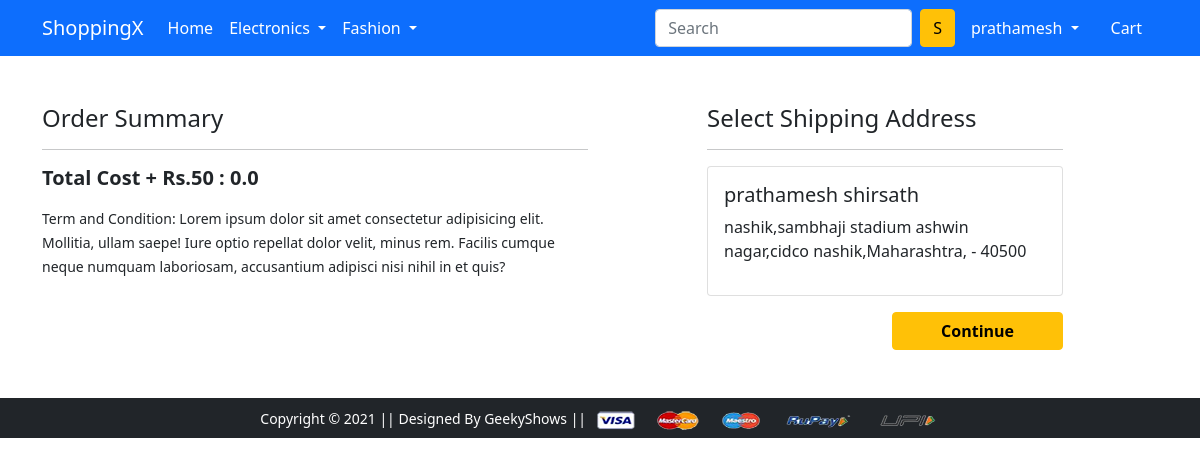
The app's page /checkout/ (signed in) with its own data.
### app/models.py (models this page shows)
class Customer(models.Model):
    user = models.ForeignKey(User,on_delete=models.CASCADE)
    name = models.CharField(max_length=200)
    locality = models.CharField(max_length=200)
    city = models.CharField(max_length=200)
    zipcode = models.CharField(max_length=10, blank=True, null=True)
    state = models.CharField(choices=STATE_CHOICES,max_length=50)
    def __str__(self) -> str:
        return str(self.id)

### app/views.py (the view)
# urls.py: path('checkout/', views.checkout, name='checkout'),
def checkout(request):
    user=request.user
    address= Customer.objects.filter(user=user)
    print(address)
    cart_items = Cart.objects.filter(user=user)
    amount = 0.0
    shipping_amount = 50
    total_amount = 0.0
    cart_product = [p for p in Cart.objects.all() if p.user ==request.user]
    if cart_product:
        for p in cart_product:
          tempamount = (p.quantity * float(p.product.discounted_price))
          amount +=tempamount
        total_amount = amount+shipping_amount
    return render(request, 'app/checkout.html',{'address':address,'total_amount':total_amount,'amount':amount,'cart_items':cart_items})

### app/templates/app/checkout.html (shortened to what this page needs)
{% extends 'app/base.html' %}
{% load static %}
{% block main-content %}
<div class="container">
 <div class="row mt-5">
  <div class="col-sm-6">
    <h4>Order Summary</h4>
    <hr>
    <h5><p class="fw-bold">Total Cost + Rs.50 :  {{total_amount}}</p></h5>
    <small>Term and Condition: Lorem ipsum dolor sit amet consectetur adipisicing elit. Mollitia, ullam saepe! Iure optio repellat dolor velit, minus rem. Facilis cumque neque numquam laboriosam, accusantium adipisci nisi nihil in et quis?</small>
  </div>
  <div class="col-sm-4 offset-sm-1">
    <h4>Select Shipping Address</h4>
    <hr>
    <form action="/paymentdone">
    {% for ad  in address %}
      <div class="card">
        <div class="card-body">
        <h5>{{ad.name }}</h5>
        <p>{{ad.city }},{{ad.locality}},{{ad.state}}, - {{ad.zipcode}}</p>
        </div>
      </div>
    {% endfor %}
        <div class="text-end">
          <button type="submit" class="btn btn-warning mt-3 px-5 fw-bold">Continue</button>
        </div>
      </form>
    </div>
  </div>
</div>
{% endblock main-content %}

### app/templates/app/base.html (shortened to what this page needs)
<!doctype html>
{% load static %}
<html lang="en">
  <head>
    <link href="https://cdn.jsdelivr.net/npm/bootstrap@5.0.0-beta1/dist/css/bootstrap.min.css" rel="stylesheet">
    <link rel="stylesheet" href="{% static 'app/css/owl.carousel.min.css' %}">
    <link rel="stylesheet" href="{% static 'app/css/all.min.css' %}">
    <link rel="stylesheet" href="{% static 'app/css/style.css' %}">
  </head>
  <body>
    <nav class="navbar navbar-expand-lg navbar-dark bg-primary">
     <div class="container">
       <a class="navbar-brand" href="/">ShoppingX</a>
       <div class="collapse navbar-collapse" id="navbarSupportedContent">
         <ul class="navbar-nav me-auto mb-2 mb-lg-0">
           <li class="nav-item">
             <a class="nav-link active" aria-current="page" href="/">Home</a>
           </li>
           <li class="nav-item dropdown">
             <a class="nav-link dropdown-toggle text-white" href="#" id="electronicsDropdown" role="button" data-bs-toggle="dropdown" aria-expanded="false">
               Electronics
             </a>
           </li>
           <li class="nav-item dropdown">
             <a class="nav-link dropdown-toggle text-white" href="#" id="fashionDropdown" role="button" data-bs-toggle="dropdown" aria-expanded="false">
               Fashion
             </a>
           </li>
         </ul>
         <form class="d-flex">
           <input class="form-control me-2" type="search" placeholder="Search" aria-label="Search">
           <button class="btn btn-warning" type="submit">S</button>
         </form>
         <div>
          <ul class="navbar-nav me-auto mb-2 mb-lg-0">
            {%if request.user.is_authenticated %}
           <li class="nav-item dropdown mx-2">
              <a class="nav-link dropdown-toggle text-white" href="#" id="profileDropdown" role="button" data-bs-toggle="dropdown" aria-expanded="false">
               {{user.username}}
              </a>
            </li>
            <li class="nav-item mx-2">
             <a href="{% url 'show-cart' %}" class="nav-link text-white"> Cart </a>
            </li>
          {% endif %}
          </ul>
         </div>
       </div>
     </div>
    </nav>
    {% block main-content %} {% endblock main-content %}
    <footer class="container-fluid bg-dark text-center p-2 mt-5">
        <small class="text-white">Copyright &copy; 2021 || Designed By GeekyShows || </small>
        <img src="{% static 'app/images/payment.png' %}" alt="" srcset="" class="img-fluid" height="2px">
    </footer>
  </body>
</html>

### records on screen
Customer: name "prathamesh shirsath", city "nashik", locality "sambhaji stadium ashwin nagar,cidco nashik", state "Maharashtra", zipcode "40500"

### other values on screen
{{ user.username }} "prathamesh"
{{ total_amount }} "0.0"
